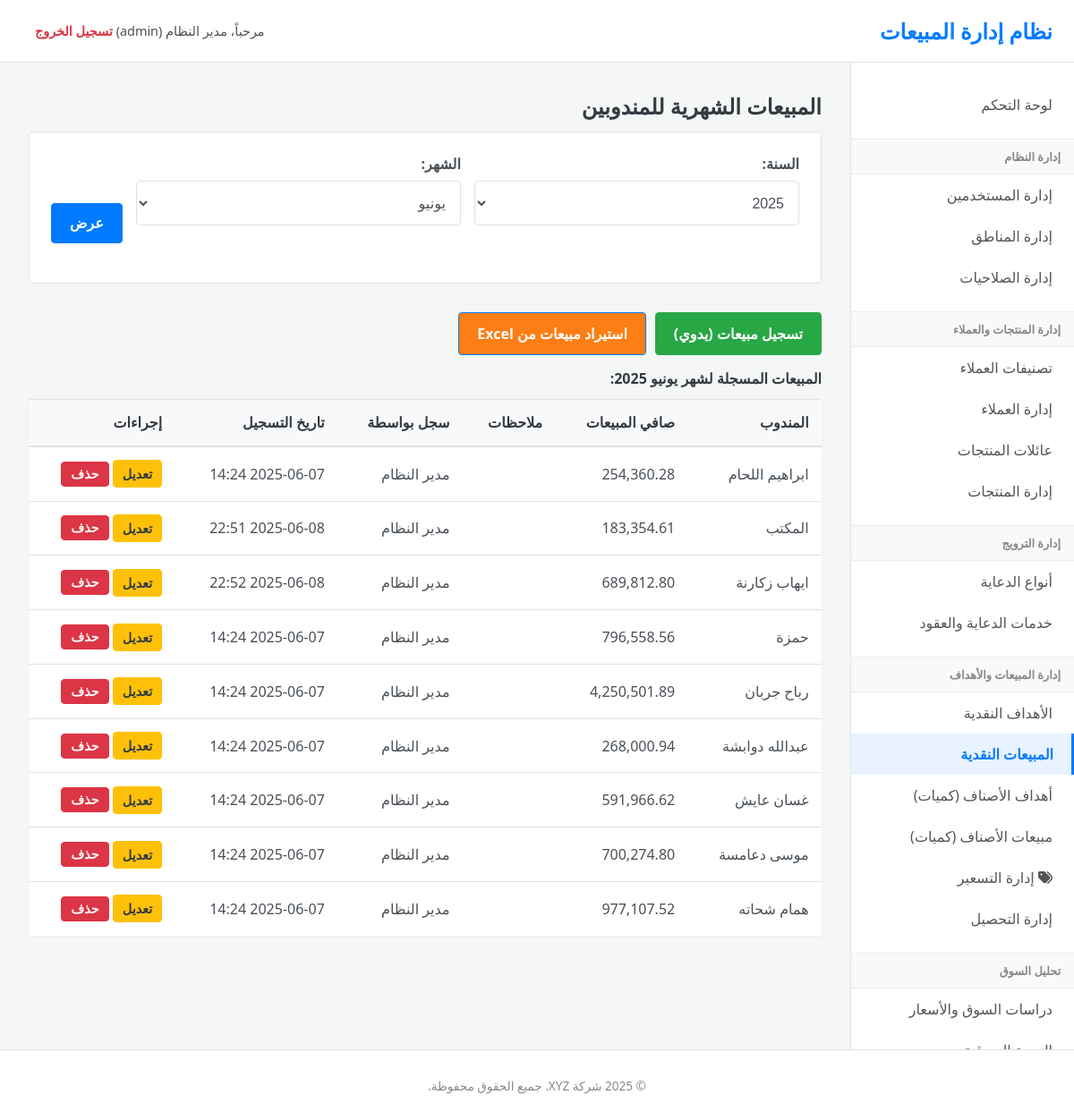
/index.php?page=monthly_sales (signed in), run on the app's committed database.
### tables this page shows
CREATE TABLE IF NOT EXISTS `monthly_sales` (
  `sale_id` int NOT NULL AUTO_INCREMENT,
  `representative_id` int NOT NULL,
  `year` year NOT NULL,
  `month` tinyint NOT NULL,
  `net_sales_amount` decimal(15,2) NOT NULL,
  `recorded_by_user_id` int DEFAULT NULL,
  `recorded_at` timestamp NULL DEFAULT CURRENT_TIMESTAMP,
  `notes` text,
  PRIMARY KEY (`sale_id`),
  UNIQUE KEY `rep_year_month_sale` (`representative_id`,`year`,`month`),
  KEY `recorded_by_user_id` (`recorded_by_user_id`)
);

CREATE TABLE IF NOT EXISTS `users` (
  `user_id` int NOT NULL AUTO_INCREMENT,
  `username` varchar(50) NOT NULL,
  `password_hash` varchar(255) NOT NULL,
  `full_name` varchar(100) NOT NULL,
  `role` enum('admin','supervisor','representative','promoter') NOT NULL,
  `region_id` int DEFAULT NULL,
  `supervisor_id` int DEFAULT NULL,
  `is_active` tinyint(1) DEFAULT '1',
  `created_at` timestamp NULL DEFAULT CURRENT_TIMESTAMP,
  `updated_at` timestamp NULL DEFAULT CURRENT_TIMESTAMP ON UPDATE CURRENT_TIMESTAMP,
  PRIMARY KEY (`user_id`),
  UNIQUE KEY `username` (`username`),
  KEY `region_id` (`region_id`),
  KEY `supervisor_id` (`supervisor_id`)
);

### controllers/monthly_sales.php (called while the page is built, shortened)
<?php
$action = $_GET['action'] ?? 'list';
$selected_year = isset($_GET['year']) ? (int)$_GET['year'] : date('Y');
$selected_month = isset($_GET['month']) ? (int)$_GET['month'] : date('n');
$page_title = "المبيعات الشهرية للمندوبين";
$months_array = [
    1 => 'يناير', 2 => 'فبراير', 3 => 'مارس', 4 => 'أبريل', 5 => 'مايو', 6 => 'يونيو',
    7 => 'يوليو', 8 => 'أغسطس', 9 => 'سبتمبر', 10 => 'أكتوبر', 11 => 'نوفمبر', 12 => 'ديسمبر'
];
switch ($action) {
    case 'list':
    default:
        $sql_sales_list = "SELECT ms.*, u.full_name as representative_name, rec.full_name as recorder_name
                           FROM monthly_sales ms
                           JOIN users u ON ms.representative_id = u.user_id
                           LEFT JOIN users rec ON ms.recorded_by_user_id = rec.user_id
                           WHERE ms.year = ? AND ms.month = ?";
        $params_list = [$selected_year, $selected_month];
        $sql_sales_list .= " ORDER BY u.full_name ASC";
        $stmt_sales = $pdo->prepare($sql_sales_list);
        $stmt_sales->execute($params_list);
        $monthly_sales_list = $stmt_sales->fetchAll();
        break;
}
include 'views/layout.php';

### views/monthly_sales/list.php (the view, shortened to what this page needs)
<h2><?php echo htmlspecialchars($page_title); ?></h2>
<form action="index.php" method="GET" class="filter-form">
    <div style="display:flex; gap:15px; align-items:center; margin-bottom: 20px;">
        <div class="form-group" style="flex:1;">
            <label for="filter_year">السنة:</label>
            <select id="filter_year" name="year" class="form-control">
                <?php for ($y = date('Y') + 1; $y >= date('Y') - 5; $y--): ?>
                    <option value="<?php echo $y; ?>" <?php echo $selected_year == $y ? 'selected' : ''; ?>><?php echo $y; ?></option>
                <?php endfor; ?>
            </select>
        </div>
        <div class="form-group" style="flex:1;">
            <label for="filter_month">الشهر:</label>
            <select id="filter_month" name="month" class="form-control">
                <?php foreach ($months_array as $num => $name): ?>
                    <option value="<?php echo $num; ?>" <?php echo $selected_month == $num ? 'selected' : ''; ?>><?php echo $name; ?></option>
                <?php endforeach; ?>
            </select>
        </div>
        <button type="submit" class="button-link" style="align-self:flex-end;">عرض</button>
    </div>
</form>
<div style="margin-bottom: 15px; display:flex; gap:10px;">
    <a href="index.php?page=monthly_sales&action=add&year=<?php echo $selected_year; ?>&month=<?php echo $selected_month; ?>" class="button-link add-btn">تسجيل مبيعات (يدوي)</a>
    <a href="index.php?page=monthly_sales&action=import" class="button-link" style="background-color:#fd7e14;">استيراد مبيعات من Excel</a>
</div>
<?php if (empty($monthly_sales_list)): ?>
    <p class="info-message">لا توجد مبيعات مسجلة حاليًا لشهر <?php echo $months_array[$selected_month] . " " . $selected_year; ?> للمستخدمين المتاحين.</p>
<?php else: ?>
    <h4>المبيعات المسجلة لشهر <?php echo $months_array[$selected_month] . " " . $selected_year; ?>:</h4>
    <table>
        <thead>
            <tr>
                <th>المندوب</th>
                <th>صافي المبيعات</th>
                <th>ملاحظات</th>
                <th>سجل بواسطة</th>
                <th>تاريخ التسجيل</th>
                <th>إجراءات</th>
            </tr>
        </thead>
        <tbody>
            <?php foreach ($monthly_sales_list as $sale_item): ?>
            <tr>
                <td><?php echo htmlspecialchars($sale_item['representative_name']); ?></td>
                <td><?php echo number_format($sale_item['net_sales_amount'], 2); ?></td>
                <td><?php echo nl2br(htmlspecialchars($sale_item['notes'] ?? '-')); ?></td>
                <td><?php echo htmlspecialchars($sale_item['recorder_name'] ?? 'غير معروف'); ?></td>
                <td><?php echo date('Y-m-d H:i', strtotime($sale_item['recorded_at'])); ?></td>
                <td>
                    <a href="index.php?page=monthly_sales&action=edit&id=<?php echo $sale_item['sale_id']; ?>" class="button-link edit-btn">تعديل</a>
                    <form action="actions/monthly_sales_delete.php" method="POST" style="display:inline;" onsubmit="return confirm('هل أنت متأكد؟');">
                        <button type="submit" class="button-link delete-btn">حذف</button>
                    </form>
                </td>
            </tr>
            <?php endforeach; ?>
        </tbody>
    </table>
<?php endif; ?>

### css/style.css (style rules this page uses)
:root { --primary-color: #007bff; --secondary-color: #6c757d; --success-color: #28a745; --danger-color: #dc3545; --warning-color: #ffc107; --info-color: #17a2b8; --light-color: #f8f9fa; --dark-color: #343a40; --text-color: #495057; --border-color: #dee2e6; --body-bg: #f4f7f6; --sidebar-bg: #ffffff; --header-bg: #ffffff; --font-family: 'Tahoma', 'Segoe UI', sans-serif; }
* { box-sizing: border-box; }
body { font-family: var(--font-family); background-color: var(--body-bg); margin: 0; padding: 0; color: var(--text-color); font-size: 16px; direction: rtl; }
a { color: var(--primary-color); text-decoration: none; transition: color 0.3s ease; }
h1, h2, h3, h4, h5, h6 { color: var(--dark-color); margin-top: 0; margin-bottom: 0.75rem; }
.form-group { margin-bottom: 1.25rem; }
.form-group label { display: block; margin-bottom: 0.5rem; font-weight: 600; }
.form-control, input[type="text"], input[type="password"], input[type="email"], input[type="number"], input[type="date"], select, textarea { display: block; width: 100%; padding: 0.75rem; font-size: 1rem; line-height: 1.5; color: var(--text-color); background-color: #fff; background-clip: padding-box; border: 1px solid var(--border-color); border-radius: 0.25rem; transition: border-color 0.15s ease-in-out, box-shadow 0.15s ease-in-out; }
select.form-control { height: calc(1.5em + 1.5rem + 2px); }
.filter-form { background-color: #fff; padding: 1.5rem; border-radius: 5px; border: 1px solid var(--border-color); margin-bottom: 2rem; }
.button-link, .btn { display: inline-block; font-weight: 600; text-align: center; vertical-align: middle; cursor: pointer; user-select: none; background-color: var(--primary-color); border: 1px solid var(--primary-color); padding: 0.75rem 1.25rem; font-size: 1rem; border-radius: 0.25rem; color: #fff; transition: all 0.15s ease-in-out; }
.button-link.add-btn { background-color: var(--success-color); border-color: var(--success-color); }
.button-link.edit-btn { background-color: var(--warning-color); border-color: var(--warning-color); color: var(--dark-color); padding: 5px 10px; font-size: 0.9em; }
.button-link.delete-btn { background-color: var(--danger-color); border-color: var(--danger-color); padding: 5px 10px; font-size: 0.9em; }
table { width: 100%; margin-bottom: 1rem; color: var(--text-color); border-collapse: collapse; background-color: #fff; box-shadow: 0 1px 3px rgba(0,0,0,0.05); }
table th, table td { padding: 0.9rem; vertical-align: middle; border-top: 1px solid var(--border-color); text-align: right; }
table thead th { vertical-align: bottom; border-bottom: 2px solid var(--border-color); background-color: var(--light-color); font-weight: 600; color: var(--dark-color); }

### data on the page
monthly_sales: representative.full_name "ابراهيم اللحام", net_sales_amount "254,360.28", recorded_by_user.full_name "مدير النظام", recorded_at "2025-06-07 14:24"
monthly_sales: representative.full_name "المكتب", net_sales_amount "183,354.61", recorded_by_user.full_name "مدير النظام", recorded_at "2025-06-08 22:51"
monthly_sales: representative.full_name "ايهاب زكارنة", net_sales_amount "689,812.80", recorded_by_user.full_name "مدير النظام", recorded_at "2025-06-08 22:52"
monthly_sales: representative.full_name "حمزة", net_sales_amount "796,558.56", recorded_by_user.full_name "مدير النظام", recorded_at "2025-06-07 14:24"
monthly_sales: representative.full_name "رباح جربان", net_sales_amount "4,250,501.89", recorded_by_user.full_name "مدير النظام", recorded_at "2025-06-07 14:24"
monthly_sales: representative.full_name "عبدالله دوابشة", net_sales_amount "268,000.94", recorded_by_user.full_name "مدير النظام", recorded_at "2025-06-07 14:24"
monthly_sales: representative.full_name "غسان عايش", net_sales_amount "591,966.62", recorded_by_user.full_name "مدير النظام", recorded_at "2025-06-07 14:24"
monthly_sales: representative.full_name "موسى دعامسة", net_sales_amount "700,274.80", recorded_by_user.full_name "مدير النظام", recorded_at "2025-06-07 14:24"
monthly_sales: representative.full_name "همام شحاته", net_sales_amount "977,107.52", recorded_by_user.full_name "مدير النظام", recorded_at "2025-06-07 14:24"

### other printed values
$_SESSION['full_name'] "مدير النظام"
$_SESSION['user_role'] "admin"
$page_title "المبيعات الشهرية للمندوبين"
$months_array[$selected_month] "يونيو"
$selected_year "2025"
form field year "2025"
form field month "يونيو"
